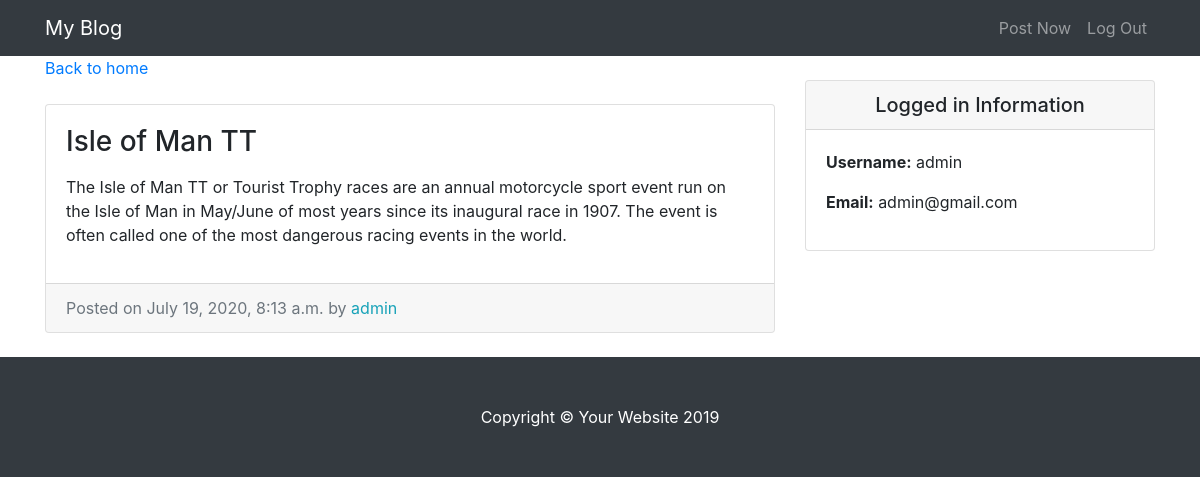
/blog/8/ (signed in), run on the app's committed database.
### blogs/models.py (models this page shows, shortened)
class Blog(models.Model):
    title = models.CharField(max_length=255)
    text = models.TextField()
    date = models.DateTimeField(auto_now_add=True)
    author = models.ForeignKey(User, on_delete=models.CASCADE)

### blogs/views.py (the view)
# urls.py: path('blog/<int:pk>/', BlogView.as_view(), name='detail'),
class BlogView(LoginRequiredMixin, DetailView):
    model = Blog
    template_name = 'blogs/detail.html'

### blogs/templates/blogs/detail.html
{% extends 'blogs/base.html' %} {% block content %}
<div class="col-md-8">
  <a href="{% url 'blog-home' %}">Back to home</a>
  <div class="card mb-4 mt-4">
    <div class="card-body">
      <h3 class="card-title">{{object.title}}</h3>
      <p class="card-text">{{object.text | linebreaks }}</p>
    </div>
    <div class="card-footer text-muted">
      Posted on {{object.date}} by
      <span class="text-info mr-2">{{object.author}}</span>
    </div>
  </div>
</div>
{% endblock %}

### blogs/templates/blogs/base.html (shortened to what this page needs)
{% load static %}
<!DOCTYPE html>
<html lang="en">
  <head>
    <link
      href="{% static 'blogs/vendor/bootstrap/css/bootstrap.min.css' %}"
      rel="stylesheet"
    />
    <link href="{% static 'blogs/css/blog-home.css' %}" rel="stylesheet" />
  </head>
  <body>
    <nav class="navbar navbar-expand-lg navbar-dark bg-dark fixed-top">
      <div class="container">
        <a class="navbar-brand" href="{% url 'blog-home' %}">My Blog</a>
        <div class="collapse navbar-collapse" id="navbarResponsive">
          <ul class="navbar-nav ml-auto">
            <li class="nav-item">
              <a class="nav-link" href="{% url 'create_blog' %}">Post Now</a>
            </li>
            <li class="nav-item">
              <a class="nav-link" href="{% url 'logout' %}">Log Out</a>
            </li>
          </ul>
        </div>
      </div>
    </nav>
    <div class="container">
      <div class="row">
        {% block content %} {% endblock %}
        <div class="col-md-4">
          <div class="card my-4">
            <h5 class="card-header text-center">Logged in Information</h5>
            <div class="card-body">
              <ul class="list-unstyled mb-0">
                <li>
                  <p><strong>Username:</strong> {{user.username}}</p>
                </li>
                <li>
                  <p><strong>Email:</strong> {{user.email}}</p>
                </li>
              </ul>
            </div>
          </div>
        </div>
      </div>
    </div>
    <footer class="py-5 bg-dark">
      <div class="container">
        <p class="m-0 text-center text-white">
          Copyright &copy; Your Website 2019
        </p>
      </div>
    </footer>
  </body>
</html>

### blogs/static/blogs/css/blog-home.css (style rules this page uses)
body { padding-top: 56px; }

### data on the page
Blog: title "Isle of Man TT", text "The Isle of Man TT or Tourist Trophy races are an annual motorcycle sport event run on the Isle of Man in May/June of most years since its inaugural race in 1907. The event is often called one of the most dangerous racing events in the world.", date "July 19, 2020, 8:13 a.m.", author "admin"

### other printed values
{{ user.username }} "admin"
{{ user.email }} "admin@gmail.com"
